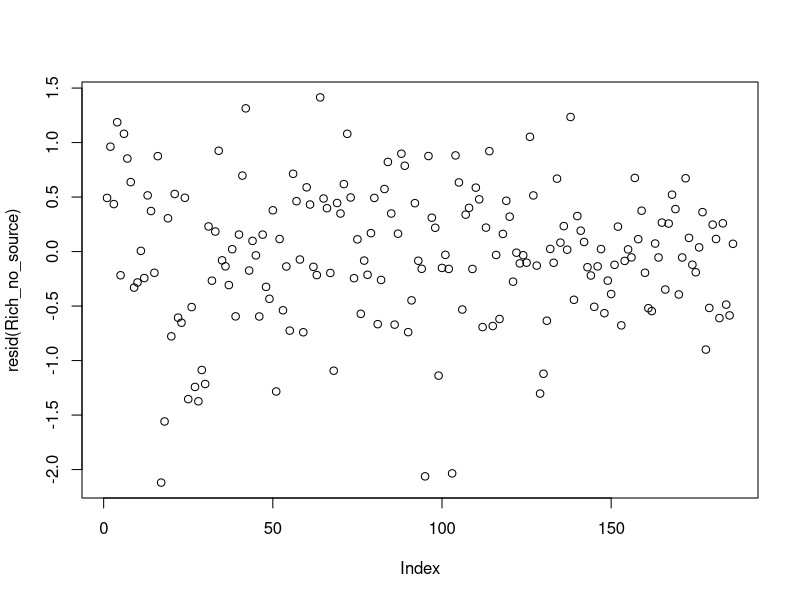
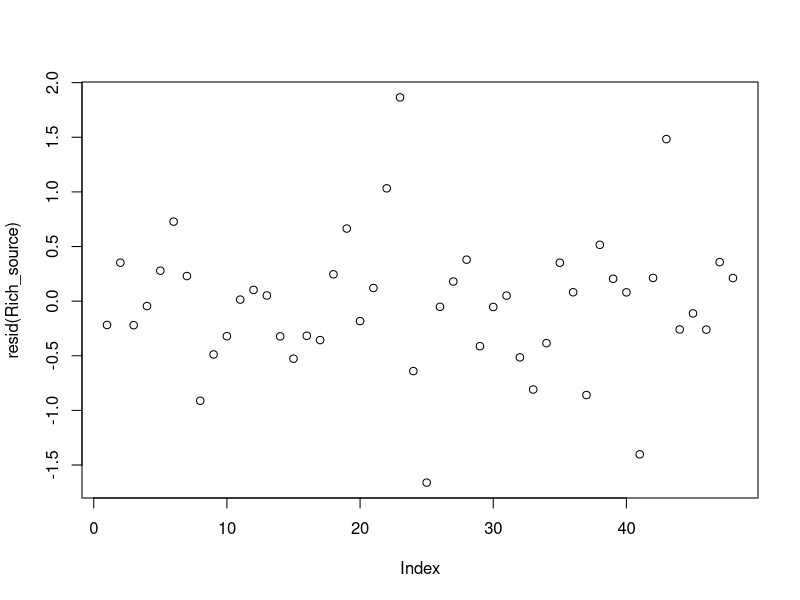
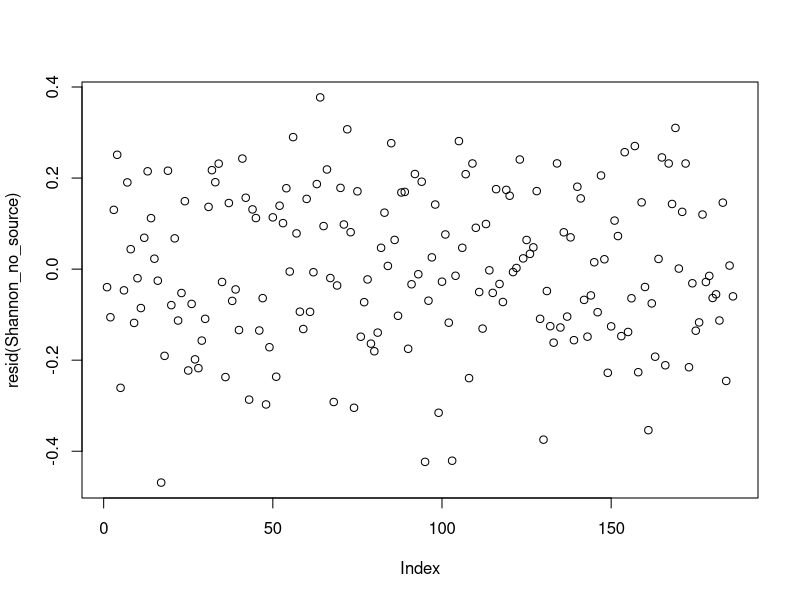
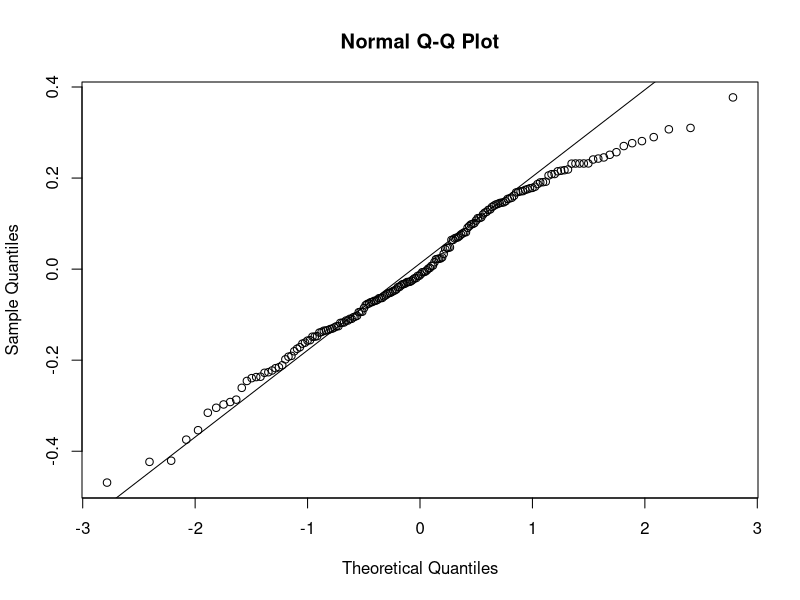
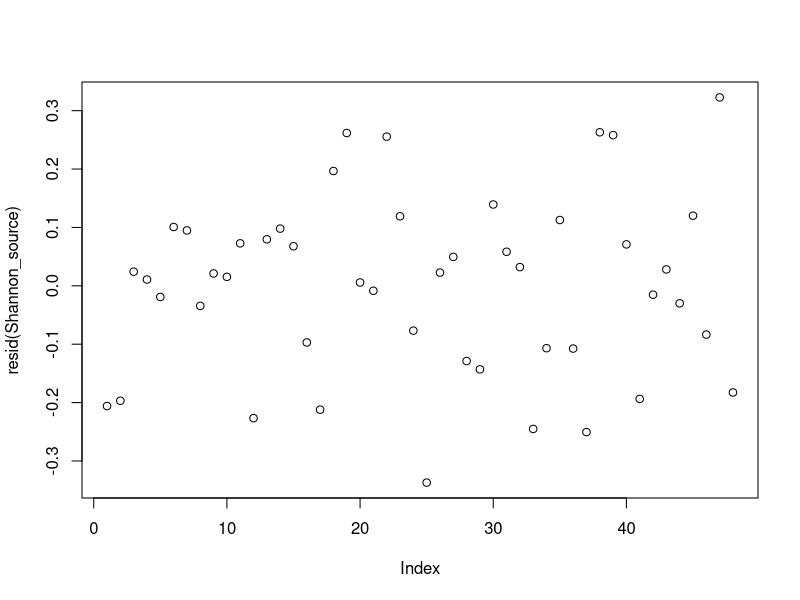
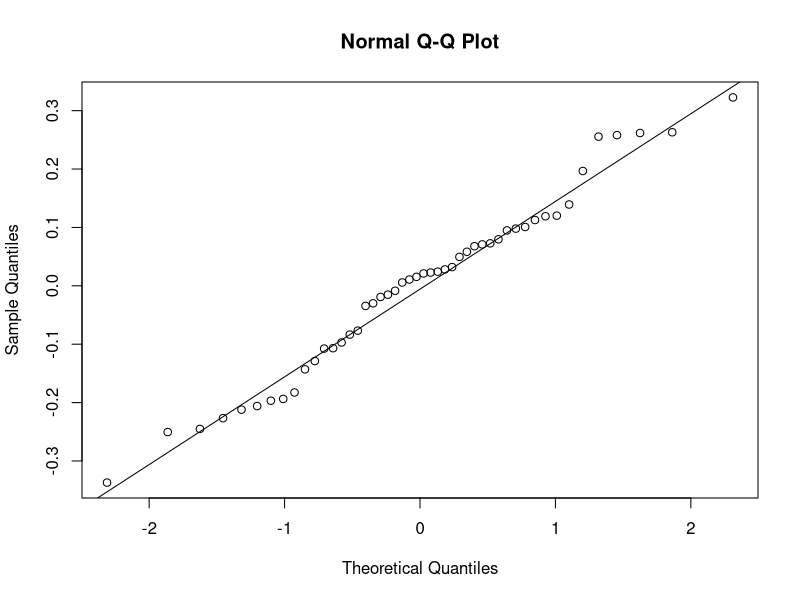

Here is the R script that generated these plots, in order:
# Alpha diversity with only family and above level data
# Richness and evenness

library(lme4)
library(vegan)
library(tidyverse)


full_data <-read.csv("family_data.csv")

#remove tank B7 which didn't exist due to leaking
full_data <- full_data[-which(full_data$Replicate =="B" & full_data$Treatment==7),]

#make just a community dataframe
community <- full_data %>% 
  select(-c(Date,Day,Replicate,Treatment,Salinity_Treat,Dispersal,Salinity_Measured))

# calculate richness 
richness <- specnumber(community, MARGIN = 1)

#calculate shannon's diversity 
shannon_div <- diversity(community, index = "shannon", MARGIN = 1, base = exp(2))

#calculate evenness -- Pielous evennnes shannon diversity/ log(richness)
evenness <- shannon_div/log(richness)

#make a dataframe with all alpha diversity indices and all data from full data
alpha <- as.data.frame(cbind(full_data,richness, shannon_div,evenness))

# remove source tanks
no_source_all <- alpha[alpha$Dispersal!= 0 & alpha$Dispersal!=1, ]

# ony source tanks
source_all <- alpha[alpha$Dispersal== 0, ]

# richness over time given treatment for non-source tanks
# I used poisson because it is count data but was slightly underdispersed so switched to quasipoisson- same for both
Rich_no_source<-glm(richness~as.factor(Dispersal)+Salinity_Measured*Day,data = no_source_all,family =quasipoisson)

Rich_source<-glm(richness~Salinity_Measured*Day,data = source_all,family =quasipoisson)

#check for model assumptions
plot(resid(Rich_no_source))
plot(resid(Rich_source))

#evenness over time given treatment for non-source tanks
# evennness is very weird in this data because 5 tanks only have one species so evenness is Na...

# Shannon's Diversity- accounts for both richness and evenness in some way
Shannon_no_source<-lm(shannon_div~as.factor(Dispersal)+Salinity_Measured*Day,data = no_source_all)


Shannon_source<-lm(shannon_div~Salinity_Measured*Day,data = source_all)

#check for model assumptions 
plot(resid(Shannon_no_source))
qqnorm(resid(Shannon_no_source))
qqline(resid(Shannon_no_source))

plot(resid(Shannon_source))
qqnorm(resid(Shannon_source))
qqline(resid(Shannon_source))

